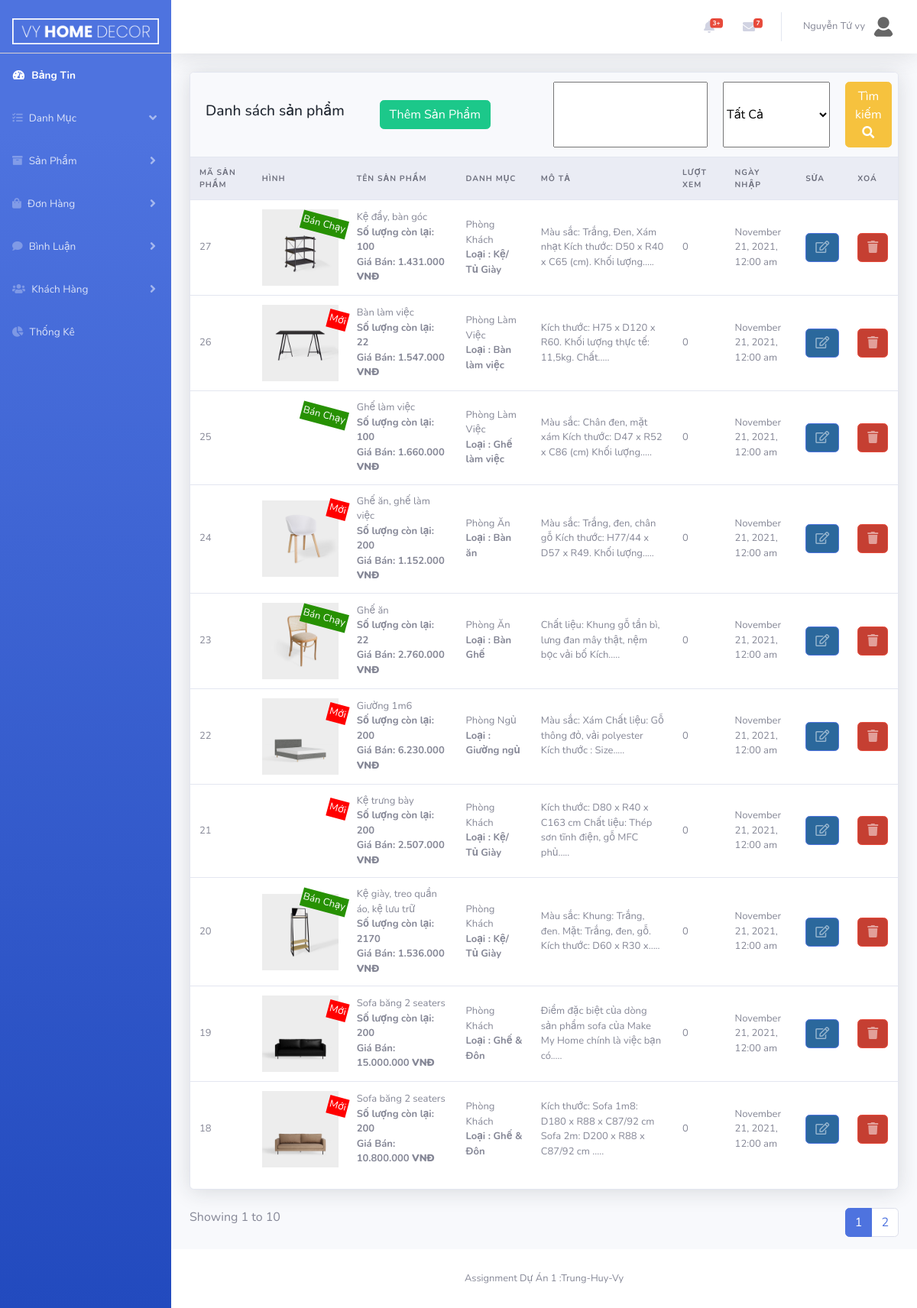
Page /Admin/index.php?act=product&list (signed in) on the earlier database version.
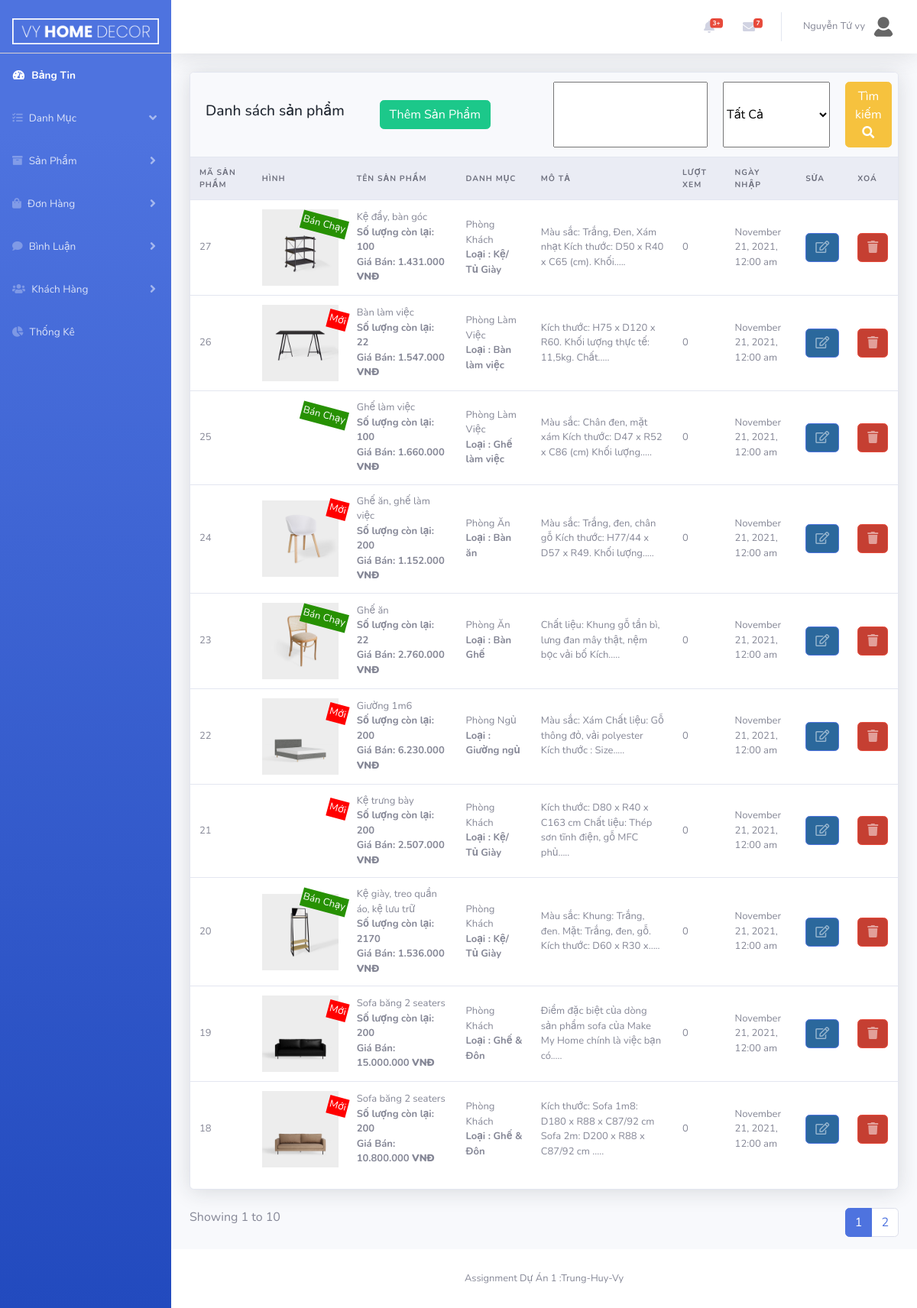
Same page on the later database version.
### tables this page shows
CREATE TABLE `tbl_product` (
  `prodId` int(10) NOT NULL,
  `prodName` varchar(255) NOT NULL,
  `prodDesc` text NOT NULL,
  `quantity` int(10) NOT NULL,
  `price` float NOT NULL,
  `image` text NOT NULL,
  `imageSmall` text NOT NULL,
  `dateInput` date NOT NULL,
  `view` int(10) NOT NULL,
  `type` int(10) NOT NULL,
  `cateChildId` int(10) NOT NULL,
  `cateId` int(10) NOT NULL,
  `discount` float DEFAULT NULL
);

### model/pdo.php (called while the page is built, shortened)
<?php
function pdo_get_connection()
{   $servername="localhost";
    $username='root';
    $password='';
    try{
        $dburl="mysql:host=$servername;dbname=vyhomedecor; charset=utf8";
        $conn = new PDO($dburl,$username,$password);
        $conn->setAttribute(PDO::ATTR_ERRMODE,PDO::ERRMODE_EXCEPTION);
        return $conn;
        }
        catch(PDOException $e){
            return "lỗi kết nối :". $e->getMessage();
        }
}
function pdo_query($sql){
    $sql_args = array_slice(func_get_args(),1);
    try{
        $conn =pdo_get_connection();
        $stmt =$conn->prepare($sql);
        $stmt -> execute($sql_args);
        $row =$stmt->fetchAll();
        return $row;
    }catch(PDOException $e){
        throw $e;
    }
    finally{
        unset($conn);
    }
}
?>

### model/product_model.php (called while the page is built, shortened)
<?php
    function load_product_condition($start=0,$limit=10,$type=0,$cateId=0,$cateChildId=0,$key=""){
        $sql = "SELECT * FROM tbl_product where 1 ";
        $sql .= " order by prodId desc limit $start,$limit";
        $listproduct = pdo_query($sql);
        return $listproduct;
    }
    function list_Product() {
        $sql="SELECT * FROM tbl_product ORDER BY prodId DESC";
        $res = pdo_query($sql);
        return $res;
    }
?>

### model/category.php (called while the page is built, shortened)
<?php
    include_once 'pdo.php';
    function loadAll_category() {
        $sql="SELECT * FROM tbl_category order by cateName DESC";
        $listcategory=pdo_query($sql);
        return $listcategory;
    }
    function loadAll_categorychild($cateId){
        $sql = "SELECT * FROM tbl_category_child where cateId = $cateId";
        $listcategory_child = pdo_query($sql);
        return $listcategory_child;
    }
?>

### lib/format.php (called while the page is built, shortened)
<?php
 function formatDate($date){
    return date('F j, Y, g:i a', strtotime($date));
 }
 function textShorten($text, $limit = 400){
    $text = $text. " ";
    $text = substr($text, 0, $limit);
    $text = substr($text, 0, strrpos($text, ' '));
    $text = $text.".....";
    return $text;
 }
?>

### Admin/product/list.php (the view, shortened to what the changed rows need)
<div class="row">
    <div class="col-xl-12">
        <div class="card">
            <div class="table-responsive">
                <form action="" method="post">
                    <table class="table align-items-center table-flush">
                        <thead class="thead-light">
                            <tr>
                                <th>Mã Sản Phẩm</th>
                                <th width="10%">Hình</th>
                                <th>Tên Sản Phẩm</th>
                                <th>Danh Mục</th>
                                <th width="20%">Mô tả</th>
                                <th>Lượt xem</th>
                                <th width="10%">Ngày nhập</th>
                                <th width="7%">sửa</th>
                                <th width="7%">Xoá</th>
                            </tr>
                        </thead>
                        <tbody>
                            <?php
                            foreach ($listProduct as $value) {
                                extract($value);
                            ?>
                                <tr>
                                    <td><?= $prodId ?></td>
                                    <td class="sup_parent"><img width="100" src="<?= BASE_URL ?>uploads/<?= $image ?>" alt="">
                                        <?php if ($type == 0) {
                                            echo ' <span class=" sup_new sup_title rotate-15">Mới</span>';
                                        } else if ($type == 1) {
                                            echo ' <span class=" sup_nomal sup_title rotate-15">Thường</span>';
                                        } else {
                                            echo ' <span class="sup_bestsale  sup_title rotate-15">Bán Chạy</span>';
                                        } ?>
                                    </td>
                                    <td class="text-left"><?= $prodName ?>
                                        <br>
                                        <b>Số lượng còn lại: <?= $quantity ?></b>
                                        <br>
                                        <b>Giá Bán: <?= number_format($price, 0, ',', '.') ?> <b>VNĐ</b>
                                    </td>
                                    <td class="text-left">
                                        <?php
                                        $listCategory = loadAll_category();
                                        foreach ($listCategory as $valueCate) {
                                            if ($cateId == $valueCate['cateId']) {
                                                echo $valueCate['cateName'];
                                            }
                                        }
                                        ?>
                                        <br>
                                        <b>Loại :
                                            <?php
                                            $listChildCate = loadAll_categorychild($cateId);
                                            foreach ($listChildCate as $valueChild) {
                                                if ($cateChildId == $valueChild['cateChildId']) {
                                                    echo $valueChild['cateChildName'];
                                                }
                                            }
                                            ?>
                                        </b>
                                    </td>
                                    <td><?= textShorten($prodDesc,  100) ?></td>
                                    <td><?= $view ?></td>
                                    <td><?=
                                        formatDate($dateInput);
                                        ?></td>
                                    <td><a href="index.php?act=product&edit=<?= $prodId ?>" class="btn btn-primary btn-icon-split"> <span class="icon text-white-50"><i class="far fa-edit"></i></span>
                                        </a>
                                    </td>
                                    <td> <a href="index.php?act=product&delete=<?= $prodId ?>" onclick="return confirm('Are you sure?')" class="btn btn-danger btn-icon-split "><span class="icon text-white-50"><i class="fas fa-trash"></i></span>
                                        </a></td>
                                </tr>
                            <?php
                            }
                            ?>
                        </tbody>
                    </table>
                </form>
            </div>
        </div>
    </div>
</div>
<br>

Differences in the rows shown:
changed tbl_product "Kệ đẩy, bàn góc": prodDesc "Màu sắc: Trắng, Đen, Xám nhạt Kích thước: D50 x R40 x C65 (cm). Khối lượng....." → "Màu sắc: Trắng, Đen, Xám nhạt Kích thước: D50 x R40 x C65 (cm). Khối....."
